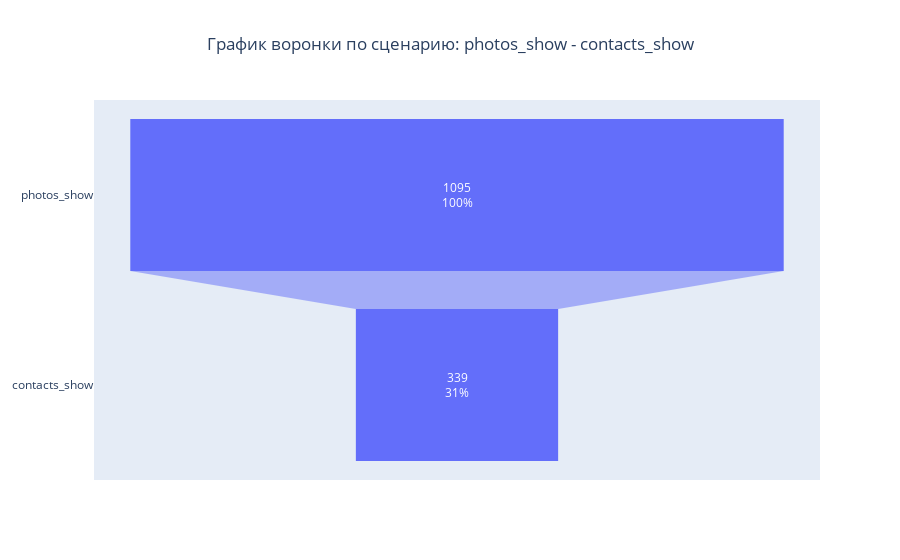

Notebook code cell kept with this figure:
### Markdown cell above
Найдём конверсию по сценарию **photos_show - contacts_show**

### Code cell
conversion( 'photos_show', 'contacts_show')

### Figure 1 — Plotly figure (JSON) as saved in the notebook; plotly's stock layout.template omitted (floating-point values rounded to 4 significant figures)
{"data": [{"textinfo": "value+percent initial", "type": "funnel", "x": [1095, 339], "y": ["photos_show", "contacts_show"]}], "layout": {"title": {"text": "График воронки по сценарию: photos_show - contacts_show", "x": 0.5}}}
